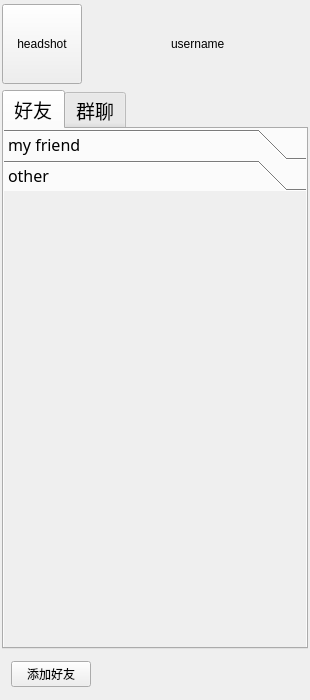
<?xml version="1.0" encoding="UTF-8"?>
<ui version="4.0">
 <class>MainWindow</class>
 <widget class="QWidget" name="MainWindow">
  <property name="geometry">
   <rect>
    <x>0</x>
    <y>0</y>
    <width>310</width>
    <height>700</height>
   </rect>
  </property>
  <property name="sizePolicy">
   <sizepolicy hsizetype="Preferred" vsizetype="Preferred">
    <horstretch>0</horstretch>
    <verstretch>0</verstretch>
   </sizepolicy>
  </property>
  <property name="windowTitle">
   <string>MainWindow</string>
  </property>
  <layout class="QVBoxLayout" name="verticalLayout_2">
   <property name="leftMargin">
    <number>2</number>
   </property>
   <property name="topMargin">
    <number>4</number>
   </property>
   <property name="rightMargin">
    <number>2</number>
   </property>
   <property name="bottomMargin">
    <number>1</number>
   </property>
   <item>
    <widget class="QWidget" name="widget" native="true">
     <property name="sizePolicy">
      <sizepolicy hsizetype="Preferred" vsizetype="Fixed">
       <horstretch>0</horstretch>
       <verstretch>0</verstretch>
      </sizepolicy>
     </property>
     <layout class="QHBoxLayout" name="horizontalLayout">
      <property name="leftMargin">
       <number>0</number>
      </property>
      <property name="topMargin">
       <number>0</number>
      </property>
      <property name="rightMargin">
       <number>0</number>
      </property>
      <property name="bottomMargin">
       <number>0</number>
      </property>
      <item>
       <widget class="QToolButton" name="headBtn">
        <property name="minimumSize">
         <size>
          <width>80</width>
          <height>80</height>
         </size>
        </property>
        <property name="maximumSize">
         <size>
          <width>80</width>
          <height>80</height>
         </size>
        </property>
        <property name="text">
         <string>headshot</string>
        </property>
       </widget>
      </item>
      <item>
       <spacer name="horizontalSpacer">
        <property name="orientation">
         <enum>Qt::Horizontal</enum>
        </property>
        <property name="sizeHint" stdset="0">
         <size>
          <width>40</width>
          <height>20</height>
         </size>
        </property>
       </spacer>
      </item>
      <item>
       <widget class="QLabel" name="userlabel">
        <property name="text">
         <string>username</string>
        </property>
       </widget>
      </item>
      <item>
       <spacer name="horizontalSpacer_2">
        <property name="orientation">
         <enum>Qt::Horizontal</enum>
        </property>
        <property name="sizeHint" stdset="0">
         <size>
          <width>40</width>
          <height>20</height>
         </size>
        </property>
       </spacer>
      </item>
     </layout>
     <zorder>userlabel</zorder>
     <zorder>headBtn</zorder>
    </widget>
   </item>
   <item>
    <widget class="QWidget" name="widget_2" native="true">
     <layout class="QVBoxLayout" name="verticalLayout">
      <property name="spacing">
       <number>0</number>
      </property>
      <property name="leftMargin">
       <number>0</number>
      </property>
      <property name="topMargin">
       <number>0</number>
      </property>
      <property name="rightMargin">
       <number>0</number>
      </property>
      <property name="bottomMargin">
       <number>0</number>
      </property>
      <item>
       <widget class="QTabWidget" name="TableWin">
        <property name="sizePolicy">
         <sizepolicy hsizetype="Expanding" vsizetype="Preferred">
          <horstretch>0</horstretch>
          <verstretch>0</verstretch>
         </sizepolicy>
        </property>
        <property name="minimumSize">
         <size>
          <width>0</width>
          <height>0</height>
         </size>
        </property>
        <property name="font">
         <font>
          <family>楷体</family>
          <pointsize>14</pointsize>
         </font>
        </property>
        <property name="currentIndex">
         <number>0</number>
        </property>
        <property name="elideMode">
         <enum>Qt::ElideLeft</enum>
        </property>
        <property name="usesScrollButtons">
         <bool>true</bool>
        </property>
        <property name="documentMode">
         <bool>false</bool>
        </property>
        <widget class="QWidget" name="friendTab">
         <attribute name="title">
          <string>好友</string>
         </attribute>
         <layout class="QFormLayout" name="formLayout">
          <property name="horizontalSpacing">
           <number>0</number>
          </property>
          <property name="verticalSpacing">
           <number>0</number>
          </property>
          <property name="leftMargin">
           <number>0</number>
          </property>
          <property name="topMargin">
           <number>0</number>
          </property>
          <property name="rightMargin">
           <number>0</number>
          </property>
          <property name="bottomMargin">
           <number>0</number>
          </property>
          <item row="0" column="0" colspan="2">
           <widget class="QToolBox" name="toolBox">
            <property name="font">
             <font>
              <family>楷体</family>
              <pointsize>12</pointsize>
              <weight>50</weight>
              <italic>false</italic>
              <bold>false</bold>
             </font>
            </property>
            <property name="cursor">
             <cursorShape>ArrowCursor</cursorShape>
            </property>
            <property name="mouseTracking">
             <bool>true</bool>
            </property>
            <property name="tabletTracking">
             <bool>true</bool>
            </property>
            <property name="acceptDrops">
             <bool>false</bool>
            </property>
            <property name="layoutDirection">
             <enum>Qt::LeftToRight</enum>
            </property>
            <property name="frameShape">
             <enum>QFrame::NoFrame</enum>
            </property>
            <property name="frameShadow">
             <enum>QFrame::Sunken</enum>
            </property>
            <property name="lineWidth">
             <number>0</number>
            </property>
            <property name="currentIndex">
             <number>1</number>
            </property>
            <property name="tabSpacing">
             <number>0</number>
            </property>
            <widget class="QWidget" name="page_0">
             <property name="geometry">
              <rect>
               <x>0</x>
               <y>0</y>
               <width>300</width>
               <height>467</height>
              </rect>
             </property>
             <attribute name="label">
              <string>my friend</string>
             </attribute>
            </widget>
            <widget class="QWidget" name="page_1">
             <property name="geometry">
              <rect>
               <x>0</x>
               <y>0</y>
               <width>300</width>
               <height>467</height>
              </rect>
             </property>
             <attribute name="label">
              <string>other</string>
             </attribute>
            </widget>
           </widget>
          </item>
         </layout>
        </widget>
        <widget class="QWidget" name="groupTab">
         <attribute name="title">
          <string>群聊</string>
         </attribute>
        </widget>
       </widget>
      </item>
      <item>
       <widget class="QWidget" name="widget_3" native="true">
        <property name="sizePolicy">
         <sizepolicy hsizetype="Preferred" vsizetype="Fixed">
          <horstretch>0</horstretch>
          <verstretch>0</verstretch>
         </sizepolicy>
        </property>
        <property name="minimumSize">
         <size>
          <width>0</width>
          <height>50</height>
         </size>
        </property>
        <layout class="QHBoxLayout" name="horizontalLayout_2">
         <item>
          <widget class="QPushButton" name="addfriendbtn">
           <property name="sizePolicy">
            <sizepolicy hsizetype="Fixed" vsizetype="Fixed">
             <horstretch>0</horstretch>
             <verstretch>0</verstretch>
            </sizepolicy>
           </property>
           <property name="text">
            <string>添加好友</string>
           </property>
          </widget>
         </item>
         <item>
          <spacer name="horizontalSpacer_3">
           <property name="orientation">
            <enum>Qt::Horizontal</enum>
           </property>
           <property name="sizeHint" stdset="0">
            <size>
             <width>40</width>
             <height>20</height>
            </size>
           </property>
          </spacer>
         </item>
        </layout>
       </widget>
      </item>
     </layout>
    </widget>
   </item>
  </layout>
 </widget>
 <resources/>
 <connections/>
</ui>
